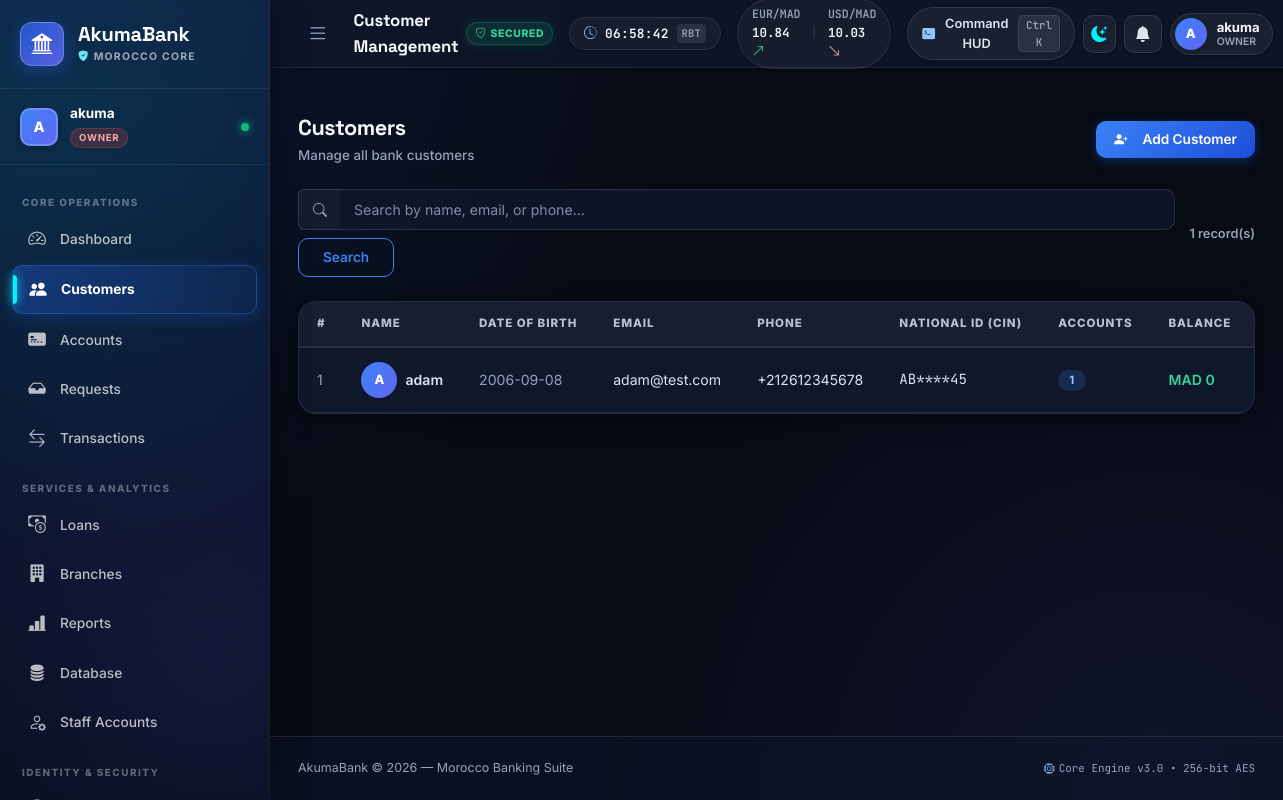
Screenshot of /customers (signed in) with the database file from the repository.
### tables this page shows
CREATE TABLE USERS (
                UserID   INTEGER PRIMARY KEY AUTOINCREMENT,
                Username TEXT    NOT NULL UNIQUE,
                Password TEXT    NOT NULL,
                ProfilePicture TEXT,
                FullName TEXT,
                Email TEXT,
                DateOfBirth TEXT,
                Phone TEXT,
                Address TEXT,
                NationalID TEXT,
                ApprovalStatus TEXT NOT NULL DEFAULT 'Approved'
                              CHECK(ApprovalStatus IN ('Pending','Approved','Rejected')),
                MustChangePassword INTEGER NOT NULL DEFAULT 0 CHECK(MustChangePassword IN (0,1)),
                Role     TEXT    NOT NULL DEFAULT 'Admin'
                         CHECK(Role IN ('Owner','Admin','Customer'))
            , BannerImage TEXT, BannerColor TEXT DEFAULT '#5865f2', AboutMe TEXT, CustomStatus TEXT, Pronouns TEXT);

CREATE TABLE CUSTOMER (
            CustomerID   INTEGER PRIMARY KEY AUTOINCREMENT,
            Name         TEXT    NOT NULL,
            DateOfBirth  TEXT    NOT NULL,
            Email        TEXT    NOT NULL UNIQUE,
            Phone        TEXT    NOT NULL,
            Address      TEXT    NOT NULL,
            NationalID    TEXT    NOT NULL UNIQUE,
            CreatedAt    TEXT    DEFAULT (datetime('now'))
        );

### routes/customers.py (the view)
@customers_bp.route("/customers")
@login_required
def customers():
    search = request.args.get("q", "").strip()
    conn = get_db()
    if search:
        rows = conn.execute("""
            SELECT c.*,
                   COUNT(a.AccountID) AS account_count,
                   COALESCE(SUM(a.Balance), 0) AS total_balance
            FROM CUSTOMER c
            LEFT JOIN ACCOUNT a ON c.CustomerID = a.CustomerID
            WHERE c.Name LIKE ? OR c.Email LIKE ? OR c.Phone LIKE ?
            GROUP BY c.CustomerID
            ORDER BY c.Name
        """, (f"%{search}%", f"%{search}%", f"%{search}%")).fetchall()
    else:
        rows = conn.execute("""
            SELECT c.*,
                   COUNT(a.AccountID) AS account_count,
                   COALESCE(SUM(a.Balance), 0) AS total_balance
            FROM CUSTOMER c
            LEFT JOIN ACCOUNT a ON c.CustomerID = a.CustomerID
            GROUP BY c.CustomerID
            ORDER BY c.Name
        """).fetchall()
    can_review_signups = session.get("user", {}).get("role") in ("Owner", "Admin")
    pending_signups = []
    reset_requests = []
    if can_review_signups:
        pending_signups = conn.execute(
            """SELECT UserID, FullName, Email, DateOfBirth, Phone, Address, NationalID
               FROM USERS WHERE Role='Customer' AND ApprovalStatus='Pending'
               ORDER BY UserID"""
        ).fetchall()
        reset_requests = conn.execute(
            """SELECT r.RequestID, r.RequestedAt, u.FullName, u.Email
               FROM PASSWORD_RESET_REQUEST r JOIN USERS u ON u.UserID=r.UserID
               WHERE r.Status='Pending' ORDER BY r.RequestedAt, r.RequestID"""
        ).fetchall()
    conn.close()
    return render_template(
        "customers.html",
        customers=rows,
        search=search,
        pending_signups=pending_signups,
        reset_requests=reset_requests,
        pending_temporary_passwords=(
            session.get("pending_temporary_passwords", []) if can_review_signups else []
        ),
        can_review_signups=can_review_signups,
    )

### app.py (called while the page is built)
@app.context_processor
def inject_card_tiers():
    return {
        "CARD_TIERS": CARD_TIERS,
        "list_card_tiers": list_card_tiers,
        "get_card_tier": get_card_tier,
    }

@app.context_processor
def inject_notifications():
    user = session.get("user")
    if not user:
        return {}
    try:
        from notifications import ensure_schema
        conn = get_db()
        ensure_schema(conn)
        rows = conn.execute(
            """SELECT NotificationID, Title, Body, Category, Icon, Link, IsRead, CreatedAt
               FROM NOTIFICATION WHERE UserID=?
               ORDER BY NotificationID DESC LIMIT 8""",
            (user.get("id"),),
        ).fetchall()
        unread = conn.execute(
            "SELECT COUNT(*) FROM NOTIFICATION WHERE UserID=? AND IsRead=0",
            (user.get("id"),),
        ).fetchone()[0]
        conn.commit()
        conn.close()
        return {"nav_notifications": rows, "nav_unread_count": unread}
    except Exception:
        return {"nav_notifications": [], "nav_unread_count": 0}

### database.py (called while the page is built)
def get_db():
    os.makedirs(DATABASE_DIR, exist_ok=True)
    conn = sqlite3.connect(DB_PATH)
    conn.row_factory = sqlite3.Row
    conn.execute("PRAGMA foreign_keys = ON")
    return conn

### notifications.py (called while the page is built)
def ensure_schema(conn):
    conn.execute(_SCHEMA)
    conn.execute(
        "CREATE INDEX IF NOT EXISTS idx_notification_user "
        "ON NOTIFICATION(UserID, IsRead)"
    )

### routes/customers.py (called while the page is built)
def login_required(f):
    @wraps(f)
    def decorated(*args, **kwargs):
        if "user" not in session:
            return redirect(url_for("auth.login"))
        return f(*args, **kwargs)
    return decorated

### templates/customers.html (shortened to what this page needs)
{% extends "base.html" %}
{% block page_title %}Customer Management{% endblock %}
{% block content %}
<div class="page-header-row">
  <div>
    <h4 class="page-heading">Customers</h4>
    <p class="page-sub">Manage all bank customers</p>
  </div>
  {% if can_review_signups %}
  <button class="btn btn-primary" data-bs-toggle="modal" data-bs-target="#addCustomerModal">
    <i class="bi bi-person-plus-fill me-2"></i>Add Customer
  </button>
  {% endif %}
</div>
<div class="search-bar-row mb-4">
  <form class="d-flex gap-2" method="GET">
    <div class="input-group">
      <span class="input-group-text"><i class="bi bi-search text-muted"></i></span>
      <input type="text" name="q" value="{{ search }}" class="form-control" placeholder="Search by name, email, or phone..." />
    </div>
    <button class="btn btn-outline-primary px-4" type="submit">Search</button>
  </form>
  <div class="result-count ms-auto text-muted small">{{ customers|length }} record(s)</div>
</div>
<div class="card-panel">
  <div class="panel-body p-0">
    <div class="table-responsive">
      <table class="table table-hover align-middle mb-0" id="customersTable">
        <thead>
          <tr>
            <th>#</th>
            <th>Name</th>
            <th>Date of Birth</th>
            <th>Email</th>
            <th>Phone</th>
            <th>National ID (CIN)</th>
            <th>Accounts</th>
            <th>Balance</th>
            <th class="text-center">Actions</th>
          </tr>
        </thead>
        <tbody>
          {% for c in customers %}
          <tr>
            <td class="text-muted small">{{ c.CustomerID }}</td>
            <td>
              <div class="d-flex align-items-center gap-2">
                <div class="table-avatar">{{ c.Name[0]|upper }}</div>
                <span class="fw-semibold">{{ c.Name }}</span>
              </div>
            </td>
            <td class="text-muted">{{ c.DateOfBirth }}</td>
            <td>{{ c.Email }}</td>
            <td>{{ c.Phone }}</td>
            <td class="mono-text">{{ c.NationalID[:2] }}****{{ c.NationalID[-2:] }}</td>
            <td><span class="badge bg-primary-soft text-primary">{{ c.account_count }}</span></td>
            <td class="fw-semibold text-success">MAD {{ "{:,.0f}".format(c.total_balance) }}</td>
            <td class="text-center text-nowrap">
            </td>
          </tr>
          {% else %}
          <tr><td colspan="9" class="text-center py-5 text-muted">No customers found.</td></tr>
          {% endfor %}
        </tbody>
      </table>
    </div>
  </div>
</div>
{% endblock %}

### templates/base.html (shortened to what this page needs)
<!DOCTYPE html>
<html lang="en-MA">
<head>
  <link href="https://cdn.jsdelivr.net/npm/bootstrap@5.3.2/dist/css/bootstrap.min.css" rel="stylesheet" />
  <link href="https://cdn.jsdelivr.net/npm/bootstrap-icons@1.11.3/font/bootstrap-icons.css" rel="stylesheet" />
  <link rel="stylesheet" href="{{ url_for('static', filename='css/style.css') }}" />
</head>
<body>
<div class="sidebar" id="sidebar">
  <div class="sidebar-brand">
    <div class="brand-icon">
      <i class="bi bi-bank2"></i>
    </div>
    <div class="brand-text">
      <span class="brand-name">AkumaBank</span>
      <span class="brand-sub"><i class="bi bi-shield-fill-check text-info me-1"></i>Morocco Core</span>
    </div>
  </div>
  <div class="sidebar-user" style="cursor: pointer;" onclick="window.openProfileCard({{ session.user.id }})" title="View your Executive Profile Card">
    {% if session.user.has_pfp or session.user.profile_picture %}
    <img class="user-avatar" src="{{ url_for('profiles.user_avatar', user_id=session.user.id, v=session.user.avatar_version or 0) }}" alt="" />
    {% else %}
    <div class="user-avatar">{{ session.user.username[0]|upper }}</div>
    {% endif %}
    <div class="user-info">
      <div class="user-name">{{ session.user.username }}</div>
      <div class="user-role badge-role role-{{ session.user.role|lower }}">{{ session.user.role }}</div>
    </div>
    <span class="user-status-dot" title="User Session Active"></span>
  </div>
  <nav class="sidebar-nav">
    {% if session.user.role == 'Customer' %}
    <div class="nav-section-title">Banking Portal</div>
    <a href="{{ url_for('customer_portal.home') }}" class="nav-link {% if request.endpoint == 'customer_portal.home' %}active{% endif %}">
      <i class="bi bi-house-door-fill"></i><span>My Banking</span>
      <span class="nav-indicator"></span>
    </a>
    <a href="{{ url_for('documents.customer_documents') }}" class="nav-link {% if request.endpoint and request.endpoint.startswith('documents.') %}active{% endif %}">
      <i class="bi bi-folder2-open"></i><span>My Documents</span>
      <span class="nav-indicator"></span>
    </a>
    {% else %}
    <div class="nav-section-title">Core Operations</div>
    <a href="{{ url_for('dashboard.dashboard') }}" class="nav-link {% if request.endpoint=='dashboard.dashboard' %}active{% endif %}">
      <i class="bi bi-speedometer2"></i><span>Dashboard</span>
    </a>
    <a href="{{ url_for('customers.customers') }}" class="nav-link {% if request.endpoint and 'customer' in request.endpoint and 'portal' not in request.endpoint %}active{% endif %}">
      <i class="bi bi-people-fill"></i><span>Customers</span>
    </a>
    <a href="{{ url_for('accounts.accounts') }}" class="nav-link {% if request.endpoint=='accounts.accounts' %}active{% endif %}">
      <i class="bi bi-credit-card-2-front-fill"></i><span>Accounts</span>
    </a>
    <a href="{{ url_for('accounts.requests_center') }}" class="nav-link {% if request.endpoint=='accounts.requests_center' %}active{% endif %}">
      <i class="bi bi-inbox-fill"></i><span>Requests</span>
    </a>
    <a href="{{ url_for('transactions.transactions') }}" class="nav-link {% if request.endpoint and 'transaction' in request.endpoint %}active{% endif %}">
      <i class="bi bi-arrow-left-right"></i><span>Transactions</span>
    </a>
    <div class="nav-section-title">Services &amp; Analytics</div>
    <a href="{{ url_for('loans.loans') }}" class="nav-link {% if request.endpoint and 'loan' in request.endpoint %}active{% endif %}">
      <i class="bi bi-cash-coin"></i><span>Loans</span>
    </a>
    <a href="{{ url_for('branches.branches') }}" class="nav-link {% if request.endpoint and 'branch' in request.endpoint %}active{% endif %}">
      <i class="bi bi-building-fill"></i><span>Branches</span>
    </a>
    <a href="{{ url_for('reports.reports') }}" class="nav-link {% if request.endpoint and 'report' in request.endpoint %}active{% endif %}">
      <i class="bi bi-bar-chart-line-fill"></i><span>Reports</span>
    </a>
    <a href="{{ url_for('database_panel.database') }}" class="nav-link {% if request.endpoint and 'database' in request.endpoint %}active{% endif %}">
      <i class="bi bi-database-fill"></i><span>Database</span>
    </a>
    {% if session.user.role in ('Owner', 'Admin') %}
    <a href="{{ url_for('users.users') }}" class="nav-link {% if request.endpoint and 'users.' in request.endpoint %}active{% endif %}">
      <i class="bi bi-person-gear"></i><span>Staff Accounts</span>
    </a>
    {% endif %}
    {% endif %}
    <div class="nav-section-title">Identity &amp; Security</div>
    <a href="{{ url_for('profiles.settings') }}" class="nav-link {% if request.endpoint == 'profiles.settings' %}active{% endif %}">
      <i class="bi bi-person-circle"></i><span>Account Settings</span>
    </a>
  </nav>
</div>
<div class="main-wrapper" id="mainWrapper">
  <header class="topbar">
    <button class="sidebar-toggle" id="sidebarToggle" aria-label="Toggle navigation">
      <i class="bi bi-list"></i>
    </button>
    <div class="topbar-breadcrumb d-flex align-items-center gap-2">
      <span class="page-title">{% block page_title %}Dashboard{% endblock %}</span>
      <span class="badge-cyber-shield d-none d-sm-inline-flex align-items-center">
        <i class="bi bi-shield-check me-1"></i>SECURED
      </span>
    </div>
    <div class="topbar-center d-none d-xl-flex align-items-center gap-3">
      <div class="topbar-pill topbar-clock" id="topbarClockPill" title="Rabat Banking Local Time (GMT+1)">
        <i class="bi bi-clock-history text-primary"></i>
        <span id="rabatClockText">--:--:--</span>
        <span class="topbar-pill-sub">RBT</span>
      </div>
      <div class="topbar-pill topbar-fx-ticker" title="Indicative Interbank FX Rates (Bank Al-Maghrib)">
        <span class="fx-item"><span class="fx-code">EUR/MAD</span> 10.84 <i class="bi bi-arrow-up-right text-success"></i></span>
        <span class="fx-sep">|</span>
        <span class="fx-item"><span class="fx-code">USD/MAD</span> 10.03 <i class="bi bi-arrow-down-right text-danger"></i></span>
      </div>
    </div>
    <div class="topbar-actions ms-auto d-flex align-items-center gap-2">
      <button class="topbar-btn-hud" id="openCommandPaletteBtn" title="Open Command HUD (Ctrl + K)">
        <i class="bi bi-terminal-fill text-primary"></i>
        <span class="hud-btn-label d-none d-md-inline">Command HUD</span>
        <kbd class="hud-kbd d-none d-md-inline">Ctrl K</kbd>
      </button>
      <button class="topbar-icon-btn theme-toggle-btn" id="themeToggleBtn" title="Switch Theme (Cyber Dark / Crisp Light)" aria-label="Toggle theme">
        <i class="bi bi-moon-stars-fill theme-moon-icon"></i>
      </button>
      <div class="dropdown">
        <button class="topbar-icon-btn position-relative" id="notifDropdownBtn" data-bs-toggle="dropdown" aria-expanded="false" title="Notifications">
          <i class="bi bi-bell-fill"></i>
        </button>
      </div>
      <div class="dropdown">
        <div class="topbar-user-badge dropdown-toggle" id="userMenuBtn" data-bs-toggle="dropdown" aria-expanded="false" role="button">
          {% if session.user.has_pfp or session.user.profile_picture %}
          <img class="topbar-avatar" src="{{ url_for('profiles.user_avatar', user_id=session.user.id, v=session.user.avatar_version or 0) }}" alt="" />
          {% else %}
          <div class="topbar-avatar">{{ session.user.username[0]|upper }}</div>
          {% endif %}
          <div class="d-none d-md-flex flex-column text-start lh-sm">
            <span class="topbar-username">{{ session.user.username }}</span>
            <span class="topbar-role-sub">{{ session.user.role }}</span>
          </div>
        </div>
      </div>
    </div>
  </header>
  <div class="flash-container">
  </div>
  <main class="page-content">
    {% block content %}{% endblock %}
  </main>
  <footer class="page-footer">
    <div class="d-flex flex-column flex-sm-row align-items-center justify-content-between gap-2">
      <span>AkumaBank &copy; 2026 &mdash; Morocco Banking Suite</span>
      <span class="font-monospace text-muted small"><i class="bi bi-cpu text-primary me-1"></i>Core Engine v3.0 &bull; 256-bit AES</span>
    </div>
  </footer>
</div>
<div class="toast-container position-fixed bottom-0 end-0 p-3" id="cyberToastContainer" style="z-index: 1099;"></div>
</body>
</html>

### rows the page displays
USERS: user.username "akuma", user.role "OWNER"
CUSTOMER: CustomerID "1", Name "A", Name "adam", DateOfBirth "2006-09-08", Email "adam@test.com", Phone "+212612345678", NationalID "AB", NationalID "45", account_count "1", total_balance "0"

### other values shown
{{ session.user.username[0]|upper }} "A"
{{ customers|length }} "1"
